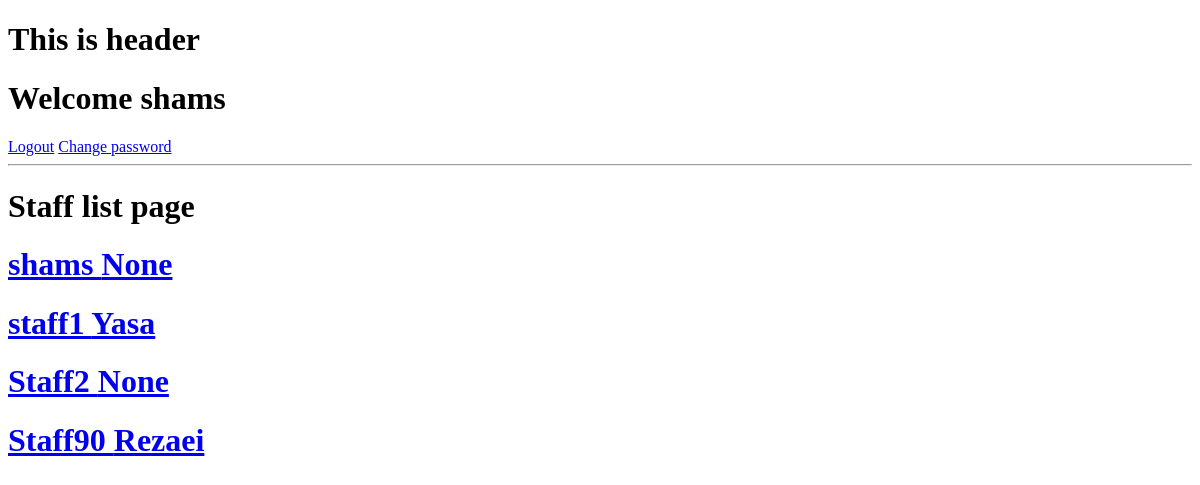
Before: /staff_list/ (signed in) with the older database file.
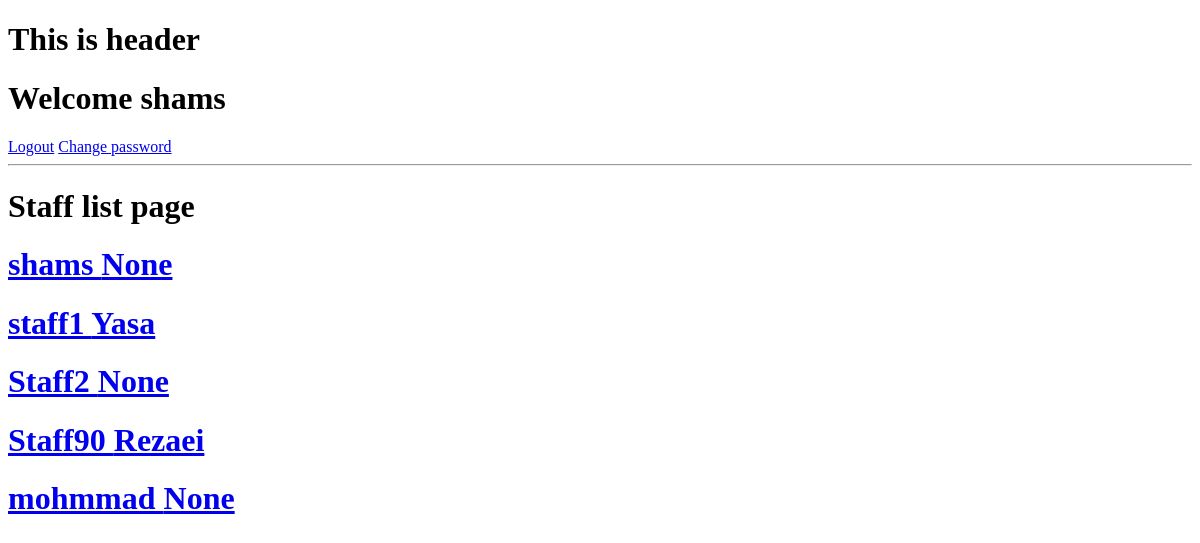
After: the same page with the newer database file.
### accounts/models.py (models this page shows, shortened)
class StaffProfile(models.Model):
    GENDER = (
        ('آقا', 'آقا'),
        ('خانم', 'خانم'),
    )
    id = models.UUIDField(primary_key=True, default=uuid.uuid4, editable=False, unique=True)
    user = models.OneToOneField(User, on_delete=models.SET_NULL, null=True)
    email = models.EmailField(max_length=300, unique=True, null=True)
    first_name = models.CharField(max_length=200)
    last_name = models.CharField(max_length=200, blank=True, null=True)
    father_name = models.CharField(max_length=200)
    gender = models.CharField(max_length=5, choices=GENDER, default='آقا')
    tazkira_num = models.CharField(max_length=255)
    current_address = models.OneToOneField('Address', on_delete=models.CASCADE, null=True)
    work_place = models.ForeignKey('WorkPlace', on_delete=models.SET_NULL, null=True)
    phone_num = models.CharField(max_length=14,unique=True, null=True, blank=True)
    tazkira_img = models.ImageField(upload_to="media/staff/id_images")
    avatar = models.ImageField(upload_to="media/staff/profile_images", default="media/staff.jpg", null=True, blank=True)

### accounts/views.py (the view)
# urls.py: path('staff_list/', views.staff_list, name='staff-list'),
def staff_list(request):
    staff_list = StaffProfile.objects.all()
    context = {
        'staff_list': staff_list,
    }
    return render(request, 'accounts/staff_list.html', context)

### accounts/templates/accounts/staff_list.html
{% extends 'base.html' %}
{% block content %}
    <h1>Staff list page</h1>
    {% for staff in staff_list %}
        <div>
            <a href="{% url 'staff-detail' staff.id %}"><h1>{{ staff.first_name }} {{ staff.last_name }}</h1></a>
        </div>
    {% endfor %}
{% endblock content %}

Changed rows visible on the page:
added StaffProfile: first_name "mohmmad", last_name "None"
